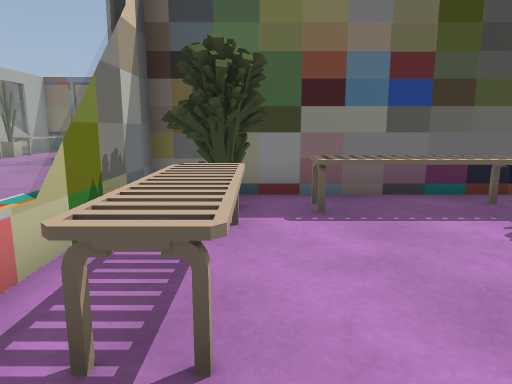
view 1 (above)

18 first-person views from a walk through a 3-D level made in the Unity game engine. The camera is 1.2 m above the floor, tilts 10° down and sees 70° across. The floor is counted in squares, 1 m on a side. Each view is taken from the middle of a square. On the plan, view 1 faces up. The plan holds only what a view shows up to about 15 squares ahead; the rest is blank. The place goes on beyond the plan. The player is left out.

view 2
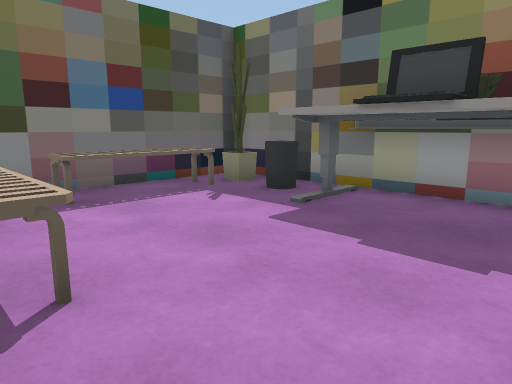

view 3
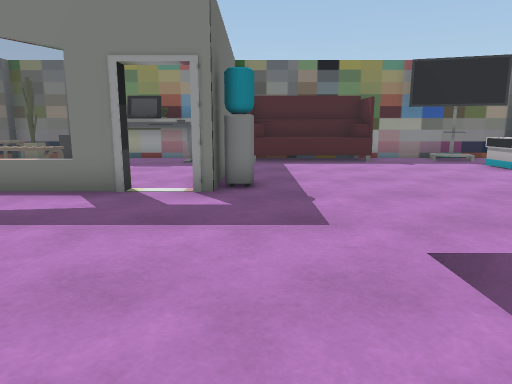

view 4
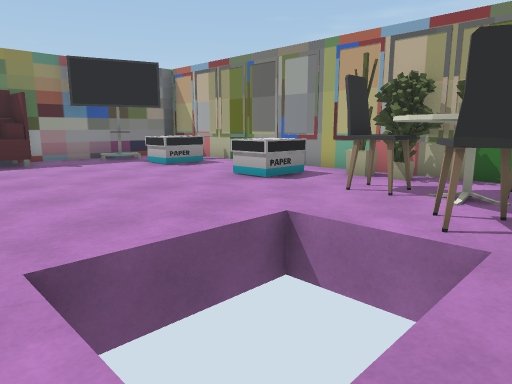

view 5
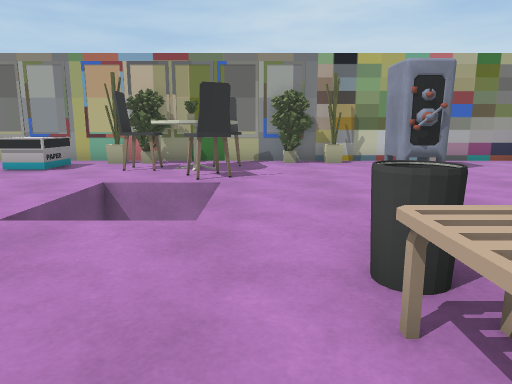

view 6
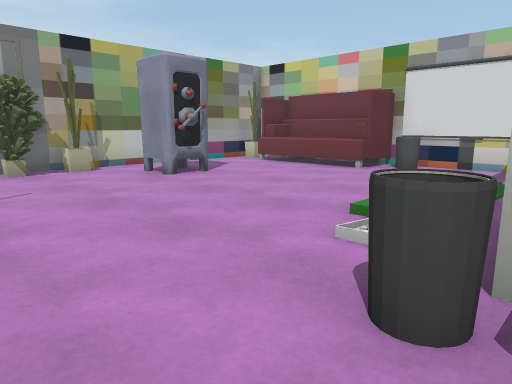

view 7
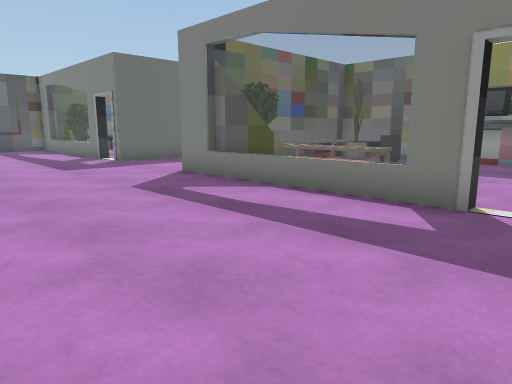

view 8
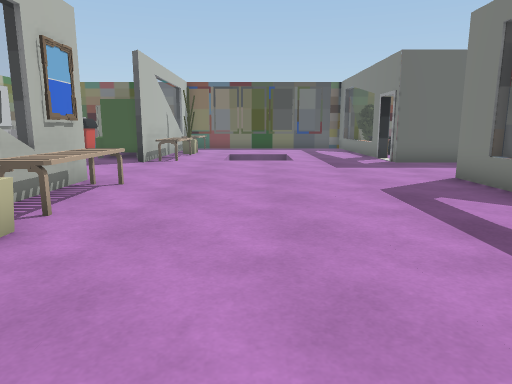

view 9
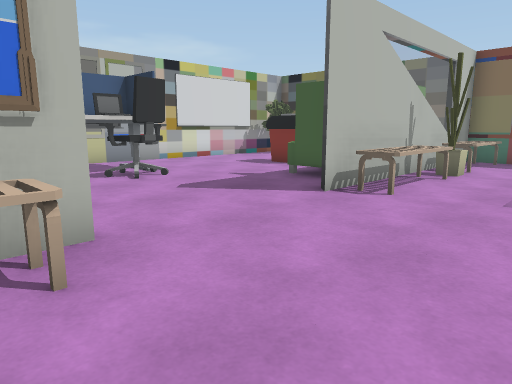

view 10
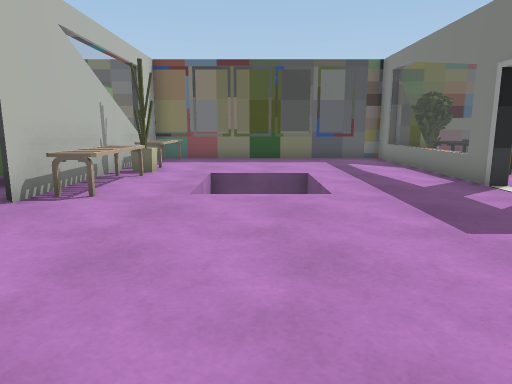

view 11
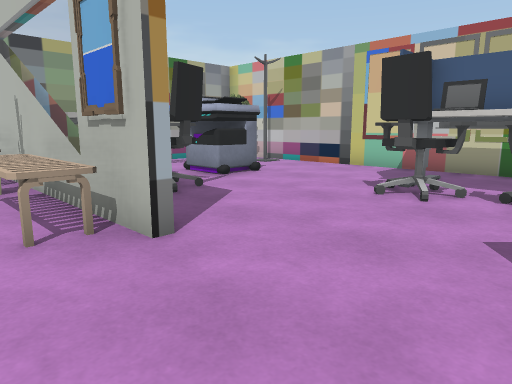

view 12
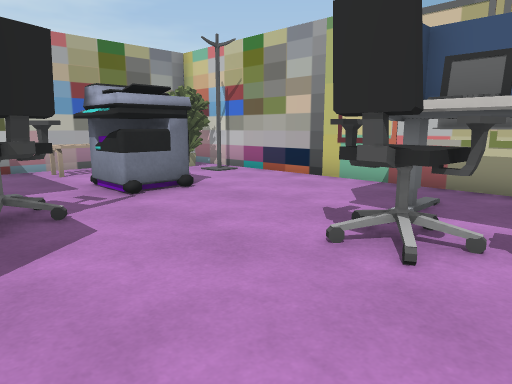

view 13
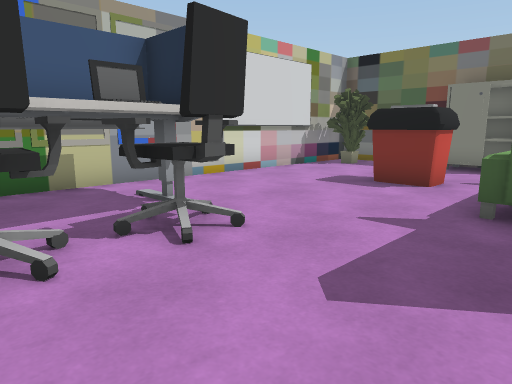

view 14
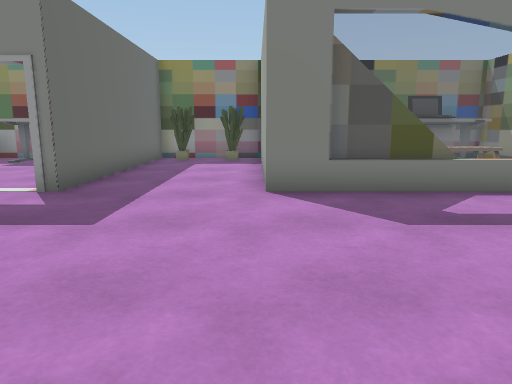

view 15
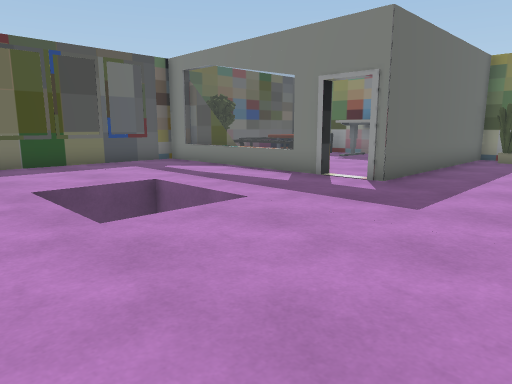

view 16
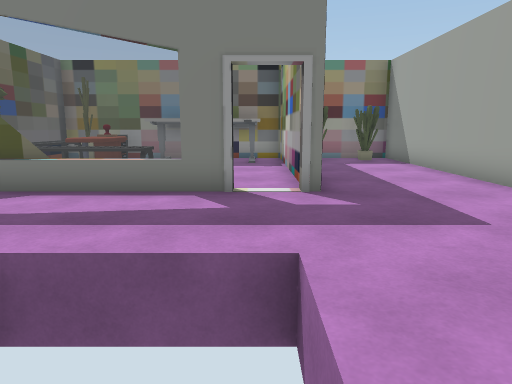

view 17
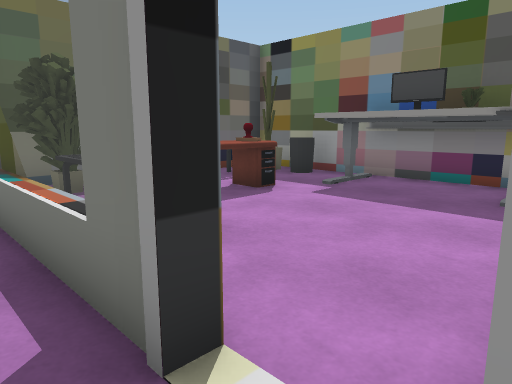

view 18
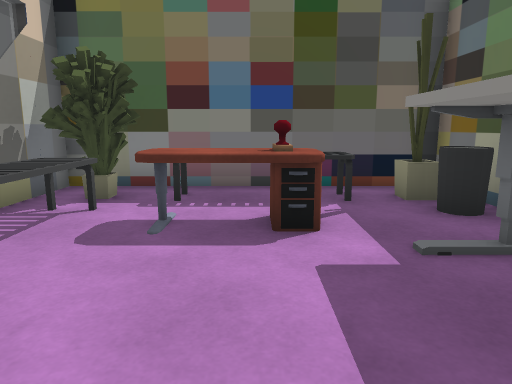

### Floor plan
Ten units are one square. View 1 is at (0, 0); x grows to the right and y downward. Boxes are objects, and circles mark ways between rooms. Rooms are numbered by the first view taken in them; rooms with no view inside come last. Other rooms are left out.
<svg viewBox="-202 -200 264 340">
<path fill="none" stroke="#000" d="M34 -4 34 -15M43 -4 43 -15M37 19 57 19 57 -65 -19 -65 -19 -25M-112 -38 -112 -18M-109 -46 -109 9M-149 -29 -149 -11M-159 -28 -159 -16M-19 -30 -19 -56M-165 -27 -147 -27 -147 -12M-18 5 -22 5 -22 -68 57 -68 57 -108 -22 -108 -22 -110M-174 23 -130 23M15 22 -22 22 -22 18M-197 41 -197 75M-18 -124 -22 -124 -22 -195 -109 -195 -109 -108 -113 -111M-139 99 -132 99M-140 102 -134 100M-143 102 -130 102 -130 115M-144 102 -140 101M-149 -150 -159 -150M-147 -156 -147 -146 -160 -146M-19 -160 -19 -186M-141 134 33 134M-140 -183 -156 -183M-184 134 -159 134M-185 -195 -197 -195 -197 19M57 132 57 75M-30 119 -30 102 -18 102M14 119 14 102 27 102M35 -195 -19 -195 -19 -175M-22 -110 57 -110 57 -175M16 -161 6 -161 6 -169M57 -175 57 -195 35 -195"/>
<rect x="-15" y="-45" width="20" height="30" fill="#bbb"><title>bench</title></rect>
<rect x="-15" y="-55" width="20" height="10" fill="#bbb"><title>plant</title></rect>
<rect x="5" y="-65" width="40" height="20" fill="#bbb"><title>bench</title></rect>
<rect x="35" y="-5" width="20" height="20" fill="#bbb"><title>table</title></rect>
<rect x="35" y="-35" width="20" height="20" fill="#bbb"><title>table</title></rect>
<rect x="35" y="-45" width="20" height="10" fill="#bbb"><title>other object</title></rect>
<rect x="-195" y="115" width="10" height="10" fill="#bbb"><title>plant</title></rect>
<rect x="-195" y="75" width="20" height="50" fill="#bbb"><title>sofa</title></rect>
<rect x="-195" y="55" width="10" height="20" fill="#bbb"><title>other object</title></rect>
<rect x="-195" y="-15" width="10" height="10" fill="#bbb"><title>other object</title></rect>
<rect x="-195" y="-185" width="20" height="10" fill="#bbb"><title>plant</title></rect>
<rect x="-185" y="5" width="10" height="10" fill="#bbb"><title>plant</title></rect>
<rect x="-185" y="-105" width="10" height="40" fill="#bbb"><title>table</title></rect>
<rect x="-175" y="5" width="30" height="10" fill="#bbb"><title>bench</title></rect>
<rect x="-175" y="-85" width="10" height="20" fill="#bbb"><title>laptop</title></rect>
<rect x="-175" y="-105" width="10" height="20" fill="#bbb"><title>laptop</title></rect>
<rect x="-165" y="-85" width="20" height="20" fill="#bbb"><title>chair</title></rect>
<rect x="-165" y="-105" width="20" height="20" fill="#bbb"><title>chair</title></rect>
<rect x="-145" y="-45" width="20" height="20" fill="#bbb"><title>chair</title></rect>
<rect x="-135" y="-25" width="20" height="10" fill="#bbb"><title>other object</title></rect>
<rect x="-135" y="-135" width="20" height="10" fill="#bbb"><title>sofa</title></rect>
<rect x="-125" y="125" width="10" height="10" fill="#bbb"><title>plant</title></rect>
<rect x="-125" y="-5" width="10" height="10" fill="#bbb"><title>other object</title></rect>
<rect x="-125" y="-175" width="10" height="10" fill="#bbb"><title>sofa</title></rect>
<rect x="-115" y="115" width="20" height="20" fill="#bbb"><title>plant</title></rect>
<rect x="-115" y="-65" width="10" height="20" fill="#bbb"><title>painting</title></rect>
<rect x="-105" y="25" width="10" height="10" fill="#bbb"><title>other object</title></rect>
<rect x="-105" y="-15" width="10" height="40" fill="#bbb"><title>bench</title></rect>
<rect x="-105" y="-25" width="10" height="10" fill="#bbb"><title>plant</title></rect>
<rect x="-105" y="-65" width="10" height="40" fill="#bbb"><title>bench</title></rect>
<rect x="-105" y="-145" width="10" height="40" fill="#bbb"><title>bench</title></rect>
<rect x="-105" y="-155" width="10" height="10" fill="#bbb"><title>plant</title></rect>
<rect x="-105" y="-195" width="10" height="40" fill="#bbb"><title>bench</title></rect>
<rect x="-85" y="75" width="40" height="50" fill="#bbb"><title>other object</title></rect>
<rect x="-75" y="105" width="10" height="10" fill="#bbb"><title>plant</title></rect>
<rect x="-65" y="115" width="20" height="10" fill="#bbb"><title>plant</title></rect>
<rect x="-25" y="25" width="20" height="10" fill="#bbb"><title>water cooler</title></rect>
<rect x="35" y="95" width="20" height="20" fill="#bbb"><title>other object</title></rect>
<rect x="35" y="25" width="20" height="50" fill="#bbb"><title>sofa</title></rect>
<rect x="45" y="-85" width="10" height="10" fill="#bbb"><title>plant</title></rect>
<rect x="45" y="-105" width="10" height="10" fill="#bbb"><title>plant</title></rect>
<rect x="-15" y="-175" width="20" height="30" fill="#bbb"><title>bench</title></rect>
<rect x="-15" y="-195" width="20" height="20" fill="#bbb"><title>plant</title></rect>
<rect x="5" y="-195" width="40" height="20" fill="#bbb"><title>bench</title></rect>
<rect x="15" y="-175" width="10" height="20" fill="#bbb"><title>other object</title></rect>
<rect x="35" y="-165" width="20" height="50" fill="#bbb"><title>table</title></rect>
<rect x="45" y="-135" width="10" height="10" fill="#bbb"><title>plant</title></rect>
<rect x="45" y="-145" width="10" height="10" fill="#bbb"><title>computer</title></rect>
<rect x="45" y="-175" width="10" height="10" fill="#bbb"><title>other object</title></rect>
<rect x="45" y="-195" width="10" height="20" fill="#bbb"><title>plant</title></rect>
<circle cx="-20" cy="10" r="3" fill="#2a7"/>
<circle cx="-20" cy="-120" r="3" fill="#2a7"/>
<circle cx="45" cy="-165" r="3" fill="#2a7"/>
<text x="20" y="-20">1</text>
<text x="-90" y="-20">2</text>
<text x="20" y="-150">3</text>
<text x="40" y="-190">4</text>
</svg>
Room 1 opens to room 2. Room 2 opens to room 3. Room 3 opens to room 4.

Where each view was taken, in squares from view 1:
view 1: 0 up, 0 right, facing up
view 2: 1 down, 1 left, facing up-right
view 3: 3 down, 9 left, facing right
view 4: 4 down, 9 left, facing down-right
view 5: 0 up, 9 left, facing down
view 6: 2 down, 8 left, facing down-left
view 7: 2 down, 8 left, facing up-right
view 8: 2 down, 7 left, facing up
view 9: 5 up, 7 left, facing up-left
view 10: 5 up, 7 left, facing up
view 11: 10 up, 9 left, facing down-left
view 12: 9 up, 12 left, facing down-left
view 13: 7 up, 12 left, facing up-left
view 14: 7 up, 9 left, facing right
view 15: 7 up, 10 left, facing up-right
view 16: 12 up, 9 left, facing right
view 17: 11 up, 3 left, facing up-right
view 18: 12 up, 2 right, facing up
